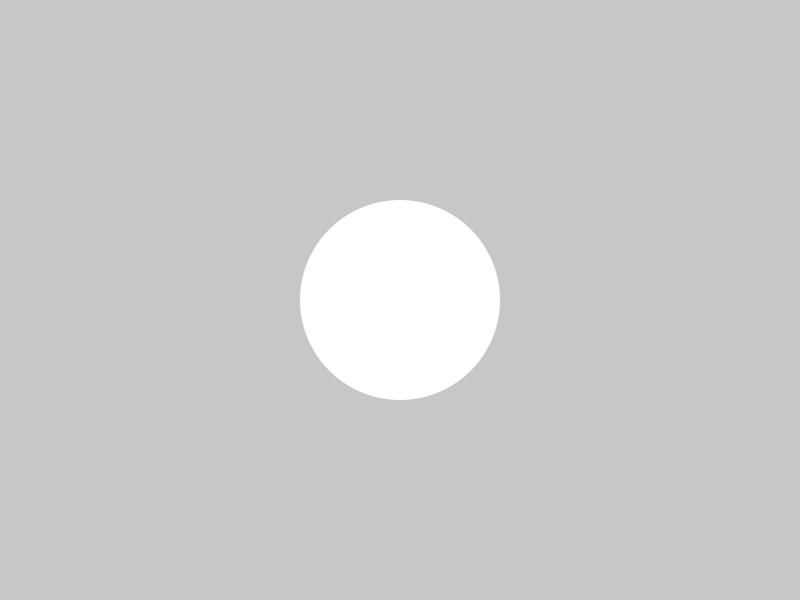
Frame 1 (no input)
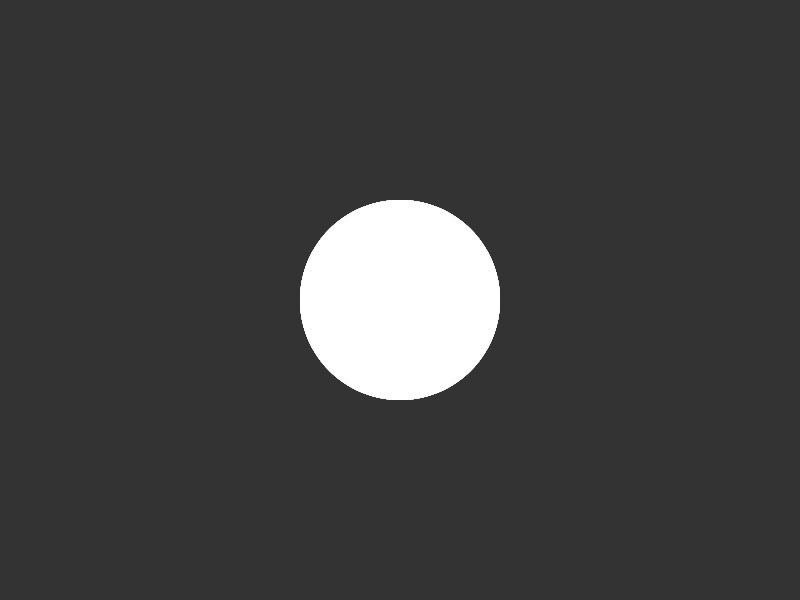
Frame 60 (the mouse pressed at the canvas centre just before this capture)
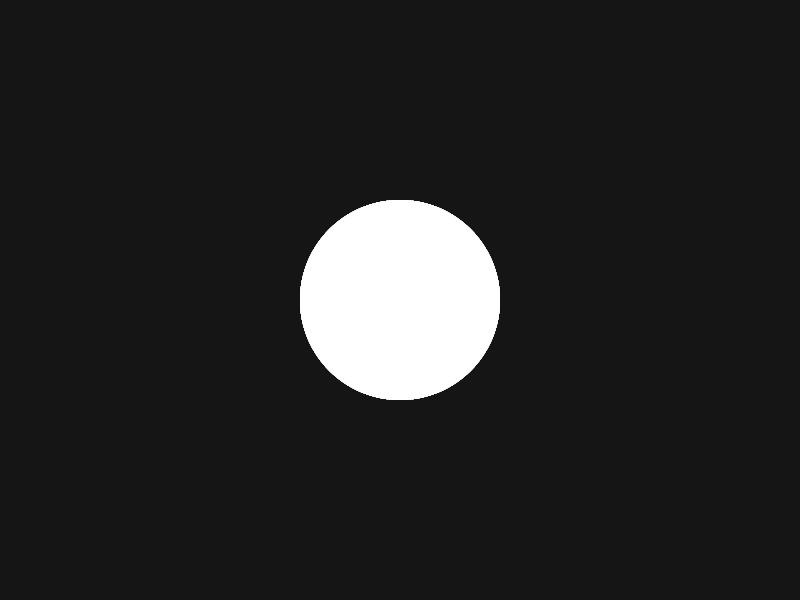
Frame 120 (the mouse held since frame 60 and released just before this capture)

The Processing sketch that drew these frames (run headless with seeded random() and noise(); from frame 60 on, the mouse is pressed at the canvas centre):

// Processing sketch: solarSystems
// ── solarSystems.pde
float _angle=0;
int nPlanets = 0;
int maxPlanets = 100;

float[] distance = new float [maxPlanets];
float[] size = new float [maxPlanets];
float[] speed = new float [maxPlanets];
color[] col = new color [maxPlanets];

void setup()
{
  size(800,600);
 }

void draw()
{
  clearScreen();
  translate(width/2,height/2);
  //scale(0.5);
  
  aCircle(0,0,200,color(255,255));
  
  for(int i=0; i < nPlanets; i = i + 1)
  {
     aPlanet(size[i],distance[i],speed[i],col[i]);
  }

    _angle = _angle + 1;
}

void mouseClicked()
{
  if(nPlanets < maxPlanets)
  {
    float dist = dist(mouseX,mouseY,(width/2),(height/2));
  createPlanet(nPlanets,dist);
  nPlanets = nPlanets + 1;
  }
  else
  {
    println("No more planets available.");
  }
}
    void createPlanet(int i, float dist)
{
   distance[i]=dist;
   size[i]=random(30,100);
   speed[i]=random(-2.0,2.0);
   col[i]=color(random(255),random(255),random(255),80);
 }
void aPlanet(float size,float distance,float speed, color col)
{
  pushMatrix();
    rotate(radians(_angle*speed));
    translate(distance,0);
    aCircle(0,0,size,col);
  popMatrix();
}
void aCircle(float x, float y, float d, color col)
{
  noStroke();
  fill(col);
  circle(x,y,d);
}

void clearScreen()
{
  noStroke();
  fill(color(0,0,0,6));
  rect(0,0,width,height);
}
